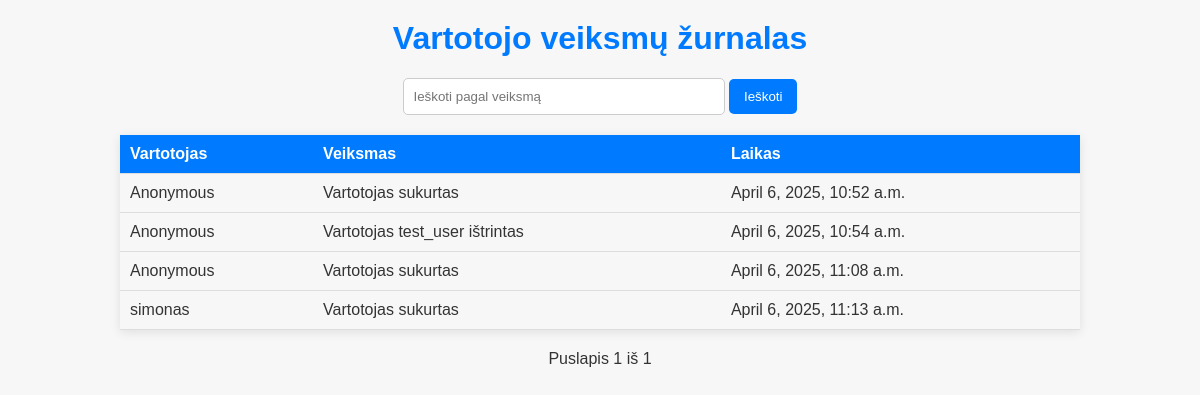
Before: / with the older database file.
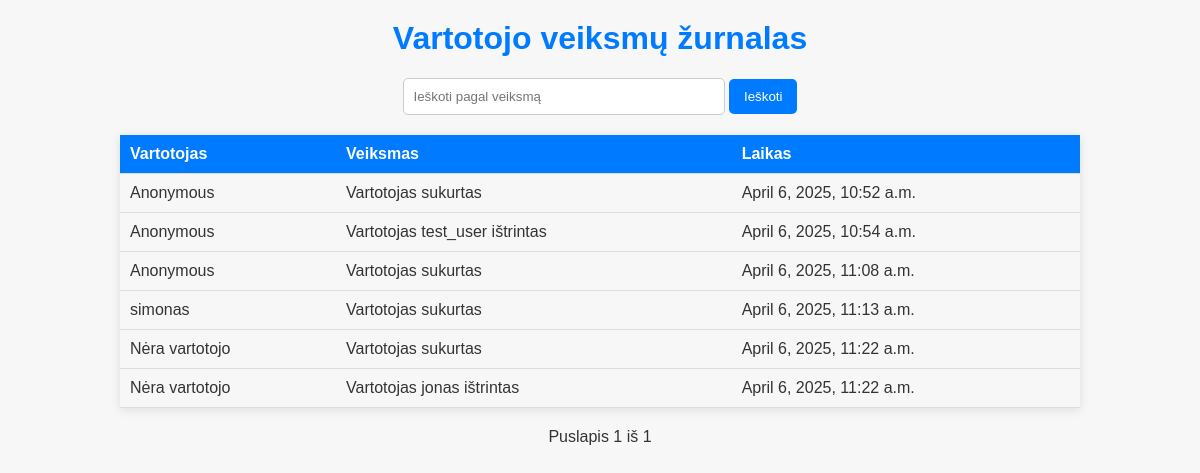
After: the same page with the newer database file.
### user_logs/models.py (models this page shows, shortened)
class UserLog(models.Model):
    user = models.ForeignKey(
        User,
        on_delete=models.SET_NULL,  # Leidžia nustatyti NULL reikšmę, kai vartotojas ištrinamas
        null=True,  # Leidžia NULL reikšmes
        blank=True,  # Leidžia lauką būti neprivalomu
        default=None  # Užtikrina saugų numatytąjį elgesį
    )
    action = models.CharField(max_length=255)
    timestamp = models.DateTimeField(auto_now_add=True)

### user_logs/views.py (the view)
# urls.py: path('', views.user_logs_home, name='user_logs_home'),  # Nustatome, kad pagrindinis maršrutas būtų lentelės vaizdas
def user_logs_home(request):
    query = request.GET.get('q')  # Paieškos užklausa
    if query:
        logs = UserLog.objects.filter(action__icontains=query)  # Filtruoti pagal veiksmą
    else:
        logs = UserLog.objects.all()  # Gauti visus duomenis
    paginator = Paginator(logs, 10)  # 10 įrašų per puslapį
    page_number = request.GET.get('page')
    page_obj = paginator.get_page(page_number)
    return render(request, 'user_logs/logs.html', {'logs': page_obj})  # Perduoti duomenis į šabloną

### user_logs/templates/user_logs/logs.html (shortened to what this page needs)
<!DOCTYPE html>
<html lang="en">
<head>
    {% load static %}
    <link rel="stylesheet" href="{% static 'css/styles.css' %}">
</head>
<body>
    <h1>Vartotojo veiksmų žurnalas</h1>
    <form method="get" style="text-align: center; margin-bottom: 20px;">
        <input type="text" name="q" placeholder="Ieškoti pagal veiksmą" value="{{ request.GET.q }}">
        <button type="submit">Ieškoti</button>
    </form>
    <table>
        <thead>
            <tr>
                <th>Vartotojas</th>
                <th>Veiksmas</th>
                <th>Laikas</th>
            </tr>
        </thead>
        <tbody>
            {% for log in logs %}
            <tr>
                <td>
                    {% if log.user %}
                        {{ log.user.username }}
                    {% else %}
                        Nėra vartotojo
                    {% endif %}
                </td>
                <td>{{ log.action }}</td>
                <td>{{ log.timestamp }}</td>
            </tr>
            {% endfor %}
        </tbody>
    </table>
    <div style="text-align: center; margin-top: 20px;">
        <span>Puslapis {{ logs.number }} iš {{ logs.paginator.num_pages }}</span>
    </div>
</body>
</html>

### user_logs/static/css/styles.css (style rules this page uses)
body { font-family: Arial, sans-serif; margin: 0; padding: 0; background-color: #f7f7f7; color: #333; }
h1 { text-align: center; color: #007bff; margin-top: 20px; }
table { width: 80%; margin: 20px auto; border-collapse: collapse; box-shadow: 0 2px 10px rgba(0, 0, 0, 0.1); }
table th, table td { padding: 10px; text-align: left; border-bottom: 1px solid #ddd; }
table th { background-color: #007bff; color: white; }
form { text-align: center; margin-bottom: 20px; }
form input[type="text"] { padding: 10px; width: 300px; border: 1px solid #ccc; border-radius: 5px; }
form button { padding: 10px 15px; background-color: #007bff; color: white; border: none; border-radius: 5px; cursor: pointer; }
div { text-align: center; margin-top: 20px; }

Changed rows visible on the page:
added UserLog: shows "Nėra vartotojo", action "Vartotojas sukurtas", timestamp "April 6, 2025, 11:22 a.m."
added UserLog: shows "Nėra vartotojo", action "Vartotojas jonas ištrintas", timestamp "April 6, 2025, 11:22 a.m."
